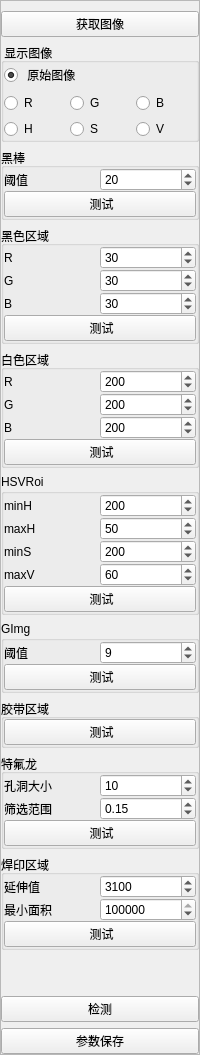
    <widget class="QFrame" name="frame_3">
     <property name="sizePolicy">
      <sizepolicy hsizetype="Preferred" vsizetype="Preferred">
       <horstretch>1</horstretch>
       <verstretch>0</verstretch>
      </sizepolicy>
     </property>
     <property name="frameShape">
      <enum>QFrame::StyledPanel</enum>
     </property>
     <property name="frameShadow">
      <enum>QFrame::Raised</enum>
     </property>
     <layout class="QVBoxLayout" name="verticalLayout">
      <property name="spacing">
       <number>6</number>
      </property>
      <property name="leftMargin">
       <number>0</number>
      </property>
      <property name="topMargin">
       <number>10</number>
      </property>
      <property name="rightMargin">
       <number>0</number>
      </property>
      <property name="bottomMargin">
       <number>0</number>
      </property>
      <item>
       <widget class="QPushButton" name="btn_getImage">
        <property name="text">
         <string>获取图像</string>
        </property>
       </widget>
      </item>
      <item>
       <widget class="QGroupBox" name="groupBox">
        <property name="title">
         <string> 显示图像</string>
        </property>
        <layout class="QVBoxLayout" name="verticalLayout_2">
         <property name="leftMargin">
          <number>0</number>
         </property>
         <property name="topMargin">
          <number>0</number>
         </property>
         <property name="rightMargin">
          <number>0</number>
         </property>
         <property name="bottomMargin">
          <number>0</number>
         </property>
         <item>
          <layout class="QHBoxLayout" name="horizontalLayout_6">
           <property name="spacing">
            <number>0</number>
           </property>
           <property name="topMargin">
            <number>0</number>
           </property>
           <item>
            <widget class="QRadioButton" name="radiobtn_Ori">
             <property name="text">
              <string> 原始图像</string>
             </property>
             <property name="checked">
              <bool>true</bool>
             </property>
            </widget>
           </item>
           <item>
            <widget class="QPushButton" name="btn_showImg">
             <property name="text">
              <string/>
             </property>
             <property name="flat">
              <bool>true</bool>
             </property>
            </widget>
           </item>
          </layout>
         </item>
         <item>
          <layout class="QHBoxLayout" name="horizontalLayout_3">
           <item>
            <widget class="QRadioButton" name="radiobtn_R">
             <property name="text">
              <string>R</string>
             </property>
            </widget>
           </item>
           <item>
            <widget class="QRadioButton" name="radiobtn_G">
             <property name="text">
              <string>G</string>
             </property>
            </widget>
           </item>
           <item>
            <widget class="QRadioButton" name="radiobtn_B">
             <property name="text">
              <string>B</string>
             </property>
            </widget>
           </item>
          </layout>
         </item>
         <item>
          <layout class="QHBoxLayout" name="horizontalLayout_5">
           <item>
            <widget class="QRadioButton" name="radiobtn_H">
             <property name="text">
              <string>H</string>
             </property>
            </widget>
           </item>
           <item>
            <widget class="QRadioButton" name="radiobtn_S">
             <property name="text">
              <string>S</string>
             </property>
            </widget>
           </item>
           <item>
            <widget class="QRadioButton" name="radiobtn_V">
             <property name="text">
              <string>V</string>
             </property>
            </widget>
           </item>
          </layout>
         </item>
        </layout>
       </widget>
      </item>
      <item>
       <widget class="QGroupBox" name="grpbx_blackBang">
        <property name="title">
         <string>黑棒</string>
        </property>
        <layout class="QVBoxLayout" name="verticalLayout_4">
         <property name="spacing">
          <number>0</number>
         </property>
         <property name="leftMargin">
          <number>0</number>
         </property>
         <property name="topMargin">
          <number>0</number>
         </property>
         <property name="rightMargin">
          <number>0</number>
         </property>
         <property name="bottomMargin">
          <number>0</number>
         </property>
         <item>
          <layout class="QHBoxLayout" name="horizontalLayout_7">
           <property name="topMargin">
            <number>0</number>
           </property>
           <item>
            <widget class="QLabel" name="label">
             <property name="text">
              <string>阈值</string>
             </property>
            </widget>
           </item>
           <item>
            <widget class="QSpinBox" name="spin_blkBangMaxThre">
             <property name="maximum">
              <number>255</number>
             </property>
             <property name="value">
              <number>20</number>
             </property>
            </widget>
           </item>
          </layout>
         </item>
         <item>
          <widget class="QPushButton" name="btn_blackBang">
           <property name="text">
            <string> 测试</string>
           </property>
          </widget>
         </item>
        </layout>
       </widget>
      </item>
      <item>
       <widget class="QGroupBox" name="grpbx_dark">
        <property name="title">
         <string>黑色区域</string>
        </property>
        <layout class="QVBoxLayout" name="verticalLayout_5">
         <property name="spacing">
          <number>0</number>
         </property>
         <property name="leftMargin">
          <number>0</number>
         </property>
         <property name="topMargin">
          <number>0</number>
         </property>
         <property name="rightMargin">
          <number>0</number>
         </property>
         <property name="bottomMargin">
          <number>0</number>
         </property>
         <item>
          <layout class="QHBoxLayout" name="horizontalLayout_8">
           <property name="topMargin">
            <number>0</number>
           </property>
           <item>
            <widget class="QLabel" name="label_9">
             <property name="text">
              <string>R</string>
             </property>
            </widget>
           </item>
           <item>
            <widget class="QSpinBox" name="spin_darkMaxR">
             <property name="maximum">
              <number>255</number>
             </property>
             <property name="value">
              <number>30</number>
             </property>
            </widget>
           </item>
          </layout>
         </item>
         <item>
          <layout class="QHBoxLayout" name="horizontalLayout_20">
           <property name="topMargin">
            <number>0</number>
           </property>
           <item>
            <widget class="QLabel" name="label_8">
             <property name="text">
              <string>G</string>
             </property>
            </widget>
           </item>
           <item>
            <widget class="QSpinBox" name="spin_darkMaxG">
             <property name="maximum">
              <number>255</number>
             </property>
             <property name="value">
              <number>30</number>
             </property>
            </widget>
           </item>
          </layout>
         </item>
         <item>
          <layout class="QHBoxLayout" name="horizontalLayout_21">
           <property name="topMargin">
            <number>0</number>
           </property>
           <item>
            <widget class="QLabel" name="label_2">
             <property name="text">
              <string>B</string>
             </property>
            </widget>
           </item>
           <item>
            <widget class="QSpinBox" name="spin_darkMaxB">
             <property name="maximum">
              <number>255</number>
             </property>
             <property name="value">
              <number>30</number>
             </property>
            </widget>
           </item>
          </layout>
         </item>
         <item>
          <widget class="QPushButton" name="btn_dark">
           <property name="text">
            <string> 测试</string>
           </property>
          </widget>
         </item>
        </layout>
       </widget>
      </item>
      <item>
       <widget class="QGroupBox" name="grpbx_white">
        <property name="title">
         <string>白色区域</string>
        </property>
        <layout class="QVBoxLayout" name="verticalLayout_6">
         <property name="spacing">
          <number>0</number>
         </property>
         <property name="leftMargin">
          <number>0</number>
         </property>
         <property name="topMargin">
          <number>0</number>
         </property>
         <property name="rightMargin">
          <number>0</number>
         </property>
         <property name="bottomMargin">
          <number>0</number>
         </property>
         <item>
          <layout class="QHBoxLayout" name="horizontalLayout_9">
           <property name="topMargin">
            <number>0</number>
           </property>
           <item>
            <widget class="QLabel" name="label_3">
             <property name="text">
              <string>R</string>
             </property>
            </widget>
           </item>
           <item>
            <widget class="QSpinBox" name="spin_whiteMinR">
             <property name="maximum">
              <number>255</number>
             </property>
             <property name="value">
              <number>200</number>
             </property>
            </widget>
           </item>
          </layout>
         </item>
         <item>
          <layout class="QHBoxLayout" name="horizontalLayout_25">
           <property name="topMargin">
            <number>0</number>
           </property>
           <item>
            <widget class="QLabel" name="label_11">
             <property name="text">
              <string>G</string>
             </property>
            </widget>
           </item>
           <item>
            <widget class="QSpinBox" name="spin_whiteMinG">
             <property name="maximum">
              <number>255</number>
             </property>
             <property name="value">
              <number>200</number>
             </property>
            </widget>
           </item>
          </layout>
         </item>
         <item>
          <layout class="QHBoxLayout" name="horizontalLayout_24">
           <property name="topMargin">
            <number>0</number>
           </property>
           <item>
            <widget class="QLabel" name="label_10">
             <property name="text">
              <string>B</string>
             </property>
            </widget>
           </item>
           <item>
            <widget class="QSpinBox" name="spin_whiteMinB">
             <property name="maximum">
              <number>255</number>
             </property>
             <property name="value">
              <number>200</number>
             </property>
            </widget>
           </item>
          </layout>
         </item>
         <item>
          <widget class="QPushButton" name="btn_white">
           <property name="text">
            <string> 测试</string>
           </property>
          </widget>
         </item>
        </layout>
       </widget>
      </item>
      <item>
       <widget class="QGroupBox" name="grpbx_hsvRoi">
        <property name="title">
         <string>HSVRoi</string>
        </property>
        <layout class="QVBoxLayout" name="verticalLayout_7">
         <property name="spacing">
          <number>0</number>
         </property>
         <property name="leftMargin">
          <number>0</number>
         </property>
         <property name="topMargin">
          <number>0</number>
         </property>
         <property name="rightMargin">
          <number>0</number>
         </property>
         <property name="bottomMargin">
          <number>0</number>
         </property>
         <item>
          <layout class="QHBoxLayout" name="horizontalLayout_28">
           <property name="topMargin">
            <number>0</number>
           </property>
           <item>
            <widget class="QLabel" name="label_14">
             <property name="text">
              <string>minH</string>
             </property>
            </widget>
           </item>
           <item>
            <widget class="QSpinBox" name="spin_minhsvH">
             <property name="maximum">
              <number>255</number>
             </property>
             <property name="value">
              <number>200</number>
             </property>
            </widget>
           </item>
          </layout>
         </item>
         <item>
          <layout class="QHBoxLayout" name="horizontalLayout_27">
           <property name="topMargin">
            <number>0</number>
           </property>
           <item>
            <widget class="QLabel" name="label_13">
             <property name="text">
              <string>maxH</string>
             </property>
            </widget>
           </item>
           <item>
            <widget class="QSpinBox" name="spin_maxhsvH">
             <property name="maximum">
              <number>255</number>
             </property>
             <property name="value">
              <number>50</number>
             </property>
            </widget>
           </item>
          </layout>
         </item>
         <item>
          <layout class="QHBoxLayout" name="horizontalLayout_26">
           <property name="topMargin">
            <number>0</number>
           </property>
           <item>
            <widget class="QLabel" name="label_12">
             <property name="text">
              <string>minS</string>
             </property>
            </widget>
           </item>
           <item>
            <widget class="QSpinBox" name="spin_minhsvS">
             <property name="maximum">
              <number>255</number>
             </property>
             <property name="value">
              <number>200</number>
             </property>
            </widget>
           </item>
          </layout>
         </item>
         <item>
          <layout class="QHBoxLayout" name="horizontalLayout_10">
           <property name="topMargin">
            <number>0</number>
           </property>
           <item>
            <widget class="QLabel" name="label_4">
             <property name="text">
              <string>maxV</string>
             </property>
            </widget>
           </item>
           <item>
            <widget class="QSpinBox" name="spin_maxhsvV">
             <property name="maximum">
              <number>255</number>
             </property>
             <property name="value">
              <number>60</number>
             </property>
            </widget>
           </item>
          </layout>
         </item>
         <item>
          <widget class="QPushButton" name="btn_hsvRoi">
           <property name="text">
            <string> 测试</string>
           </property>
          </widget>
         </item>
        </layout>
       </widget>
      </item>
      <item>
       <widget class="QGroupBox" name="grpbx_deepRed">
        <property name="title">
         <string>GImg</string>
        </property>
        <layout class="QVBoxLayout" name="verticalLayout_8">
         <property name="spacing">
          <number>0</number>
         </property>
         <property name="leftMargin">
          <number>0</number>
         </property>
         <property name="topMargin">
          <number>0</number>
         </property>
         <property name="rightMargin">
          <number>0</number>
         </property>
         <property name="bottomMargin">
          <number>0</number>
         </property>
         <item>
          <layout class="QHBoxLayout" name="horizontalLayout_11">
           <property name="topMargin">
            <number>0</number>
           </property>
           <item>
            <widget class="QLabel" name="label_5">
             <property name="text">
              <string>阈值</string>
             </property>
            </widget>
           </item>
           <item>
            <widget class="QSpinBox" name="spin_deepRedThr">
             <property name="maximum">
              <number>255</number>
             </property>
             <property name="value">
              <number>9</number>
             </property>
            </widget>
           </item>
          </layout>
         </item>
         <item>
          <widget class="QPushButton" name="btn_deepRed">
           <property name="text">
            <string> 测试</string>
           </property>
          </widget>
         </item>
        </layout>
       </widget>
      </item>
      <item>
       <widget class="QGroupBox" name="grpbx_blue">
        <property name="title">
         <string>胶带区域</string>
        </property>
        <layout class="QVBoxLayout" name="verticalLayout_11">
         <property name="spacing">
          <number>0</number>
         </property>
         <property name="leftMargin">
          <number>0</number>
         </property>
         <property name="topMargin">
          <number>0</number>
         </property>
         <property name="rightMargin">
          <number>0</number>
         </property>
         <property name="bottomMargin">
          <number>0</number>
         </property>
         <item>
          <layout class="QHBoxLayout" name="horizontalLayout_29">
           <property name="topMargin">
            <number>0</number>
           </property>
          </layout>
         </item>
         <item>
          <widget class="QPushButton" name="btn_blue">
           <property name="text">
            <string> 测试</string>
           </property>
          </widget>
         </item>
        </layout>
       </widget>
      </item>
      <item>
       <widget class="QGroupBox" name="grpbx_tape">
        <property name="title">
         <string>特氟龙</string>
        </property>
        <layout class="QVBoxLayout" name="verticalLayout_9">
         <property name="spacing">
          <number>0</number>
         </property>
         <property name="leftMargin">
          <number>0</number>
         </property>
         <property name="topMargin">
          <number>0</number>
         </property>
         <property name="rightMargin">
          <number>0</number>
         </property>
         <property name="bottomMargin">
          <number>0</number>
         </property>
         <item>
          <layout class="QHBoxLayout" name="horizontalLayout_22">
           <property name="topMargin">
            <number>0</number>
           </property>
           <item>
            <widget class="QLabel" name="label_15">
             <property name="text">
              <string>孔洞大小</string>
             </property>
            </widget>
           </item>
           <item>
            <widget class="QSpinBox" name="spin_tapeholeSize">
             <property name="maximum">
              <number>9999</number>
             </property>
             <property name="value">
              <number>10</number>
             </property>
            </widget>
           </item>
          </layout>
         </item>
         <item>
          <layout class="QHBoxLayout" name="horizontalLayout_18">
           <property name="topMargin">
            <number>0</number>
           </property>
           <item>
            <widget class="QLabel" name="label_6">
             <property name="text">
              <string>筛选范围</string>
             </property>
            </widget>
           </item>
           <item>
            <widget class="QDoubleSpinBox" name="dspin_slctRange">
             <property name="maximum">
              <double>2.000000000000000</double>
             </property>
             <property name="singleStep">
              <double>0.010000000000000</double>
             </property>
             <property name="value">
              <double>0.150000000000000</double>
             </property>
            </widget>
           </item>
          </layout>
         </item>
         <item>
          <widget class="QPushButton" name="btn_Tape">
           <property name="text">
            <string> 测试</string>
           </property>
          </widget>
         </item>
        </layout>
       </widget>
      </item>
      <item>
       <widget class="QGroupBox" name="grpbx_weld">
        <property name="title">
         <string>焊印区域</string>
        </property>
        <layout class="QVBoxLayout" name="verticalLayout_10">
         <property name="spacing">
          <number>0</number>
         </property>
         <property name="leftMargin">
          <number>0</number>
         </property>
         <property name="topMargin">
          <number>0</number>
         </property>
         <property name="rightMargin">
          <number>0</number>
         </property>
         <property name="bottomMargin">
          <number>0</number>
         </property>
         <item>
          <layout class="QHBoxLayout" name="horizontalLayout_23">
           <property name="topMargin">
            <number>0</number>
           </property>
           <item>
            <widget class="QLabel" name="label_16">
             <property name="text">
              <string>延伸值</string>
             </property>
            </widget>
           </item>
           <item>
            <widget class="QSpinBox" name="spin_weldDilation">
             <property name="maximum">
              <number>999999</number>
             </property>
             <property name="value">
              <number>3100</number>
             </property>
            </widget>
           </item>
          </layout>
         </item>
         <item>
          <layout class="QHBoxLayout" name="horizontalLayout_19">
           <property name="topMargin">
            <number>0</number>
           </property>
           <item>
            <widget class="QLabel" name="label_7">
             <property name="text">
              <string>最小面积</string>
             </property>
            </widget>
           </item>
           <item>
            <widget class="QSpinBox" name="spin_weldMinArea">
             <property name="maximum">
              <number>99999999</number>
             </property>
             <property name="value">
              <number>100000</number>
             </property>
            </widget>
           </item>
          </layout>
         </item>
         <item>
          <widget class="QPushButton" name="btn_weld">
           <property name="text">
            <string> 测试</string>
           </property>
          </widget>
         </item>
        </layout>
       </widget>
      </item>
      <item>
       <spacer name="verticalSpacer">
        <property name="orientation">
         <enum>Qt::Vertical</enum>
        </property>
        <property name="sizeHint" stdset="0">
         <size>
          <width>20</width>
          <height>40</height>
         </size>
        </property>
       </spacer>
      </item>
      <item>
       <widget class="QPushButton" name="btn_test">
        <property name="text">
         <string>检测</string>
        </property>
       </widget>
      </item>
      <item>
       <widget class="QPushButton" name="btn_savePam">
        <property name="text">
         <string>参数保存</string>
        </property>
       </widget>
      </item>
     </layout>
    </widget>
